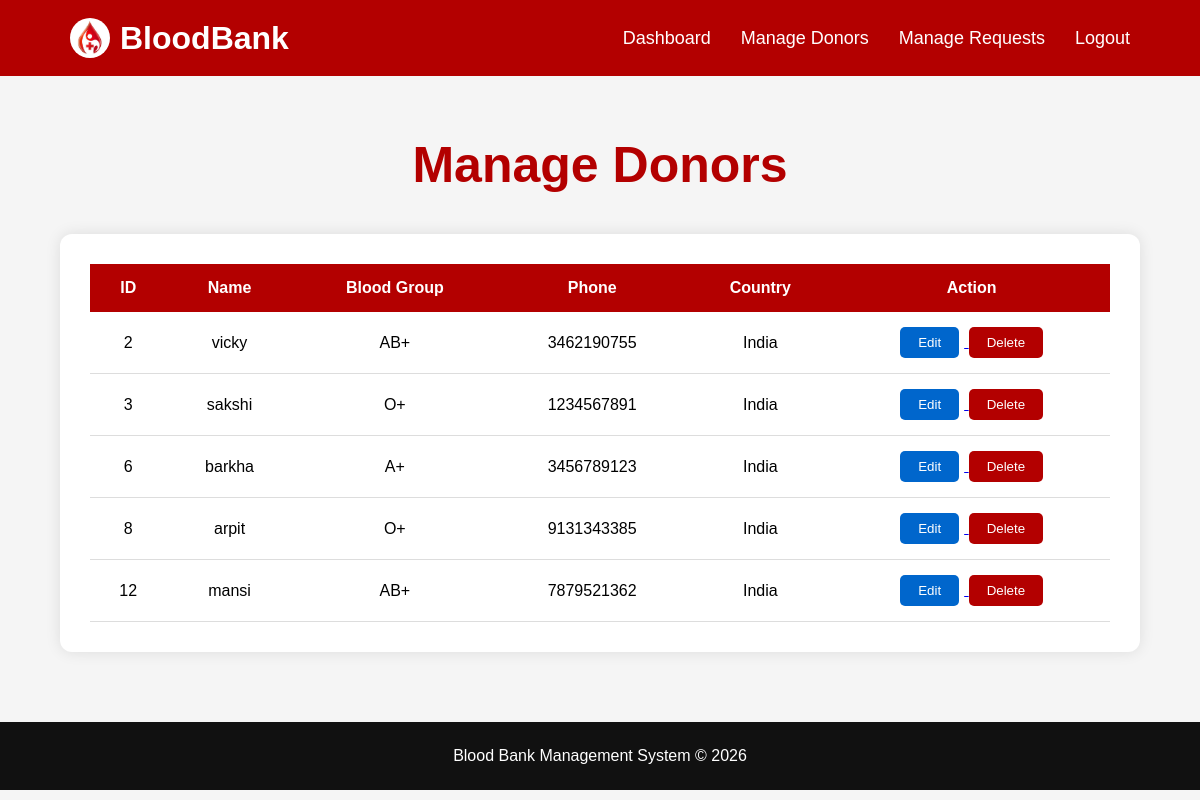
Screenshot of /manage-donors/ with the database file from the repository.
### main/models.py (models this page shows, shortened)
class Register(models.Model):
    ROLE_CHOICES = (
        ('Donor','Donor'),
        ('Patient','Patient'),
    )
    BLOOD_GROUPS = (
        ('A+','A+'),
        ('A-','A-'),
        ('B+','B+'),
        ('B-','B-'),
        ('AB+','AB+'),
        ('AB-','AB-'),
        ('O+','O+'),
        ('O-','O-'),
    )
    name=models.CharField(max_length=100)
    email=models.EmailField(unique=True)
    phone=models.CharField(max_length=15)
    age=models.IntegerField()
    blood_group=models.CharField(max_length=5,choices=BLOOD_GROUPS)
    role=models.CharField(max_length=20,choices=ROLE_CHOICES)
    password=models.CharField(max_length=100)

### main/views.py (the view)
# urls.py: path('manage-donors/',views.manage_donors,name='manage_donors'),
def manage_donors(request):
    search=request.GET.get('search')
    donors=Register.objects.filter(role='Donor')
    if search:
        donors=donors.filter(name__icontains=search)
    context={
        'donors':donors
    }
    return render(request,'manage_donors.html',context)

### templates/manage_donors.html (shortened to what this page needs)
{% load static %}
<!DOCTYPE html>
<html lang="en">
<head>
</head>
<body>
<nav>
    <div class="logo">
    <img src="{% static 'images/blood.jpg' %}" alt="Logo">
    <span>BloodBank</span>
    </div>
    <ul>
        <li>
            <a href="{% url 'admin_dashboard' %}">
                Dashboard
            </a>
        </li>
        <li>
            <a href="{% url 'manage_donors' %}">
                Manage Donors
            </a>
        </li>
        <li>
            <a href="{% url 'manage_requests' %}">
                Manage Requests
            </a>
        </li>
        <li>
           <a href="{% url 'logout' %}">
             Logout
           </a>
        </li>
    </ul>
</nav>
<section class="manage">
    <div class="heading">
        <h1>Manage Donors</h1>
    </div>
    <div class="table-box">
        <table>
            <tr>
                <th>ID</th>
                <th>Name</th>
                <th>Blood Group</th>
                <th>Phone</th>
                <th>Country</th>
                <th>Action</th>
            </tr>
            {% if donors %}
                {% for donor in donors %}
                <tr>
                    <td>{{ donor.id }}</td>
                    <td>{{ donor.name }}</td>
                    <td>{{ donor.blood_group }}</td>
                    <td>{{ donor.phone }}</td>
                    <td>India</td>
                    <td>
                        <a href="{% url 'edit_donor' donor.id %}">
                            <button type="button"
                                    class="edit-btn">
                                Edit
                            </button>
                        </a>
                        <a href="{% url 'delete_donor' donor.id %}">
                            <button type="button"
                                    class="delete-btn">
                                Delete
                            </button>
                        </a>
                    </td>
                </tr>
                {% endfor %}
            {% else %}
                <tr>
                    <td colspan="6">
                        No Donors Available
                    </td>
                </tr>
            {% endif %}
        </table>
    </div>
</section>
<footer>
    <p>
        Blood Bank Management System © 2026
    </p>
</footer>
</body>
</html>

### templates/manage_donors.html (style rules this page uses)
* { margin:0; padding:0; box-sizing:border-box; font-family:Arial; }
body { background:#f5f5f5; overflow-x:hidden; }
nav { width:100%; background:#b30000; padding:18px 70px; display:flex; justify-content:space-between; align-items:center; }
.logo { display:flex; align-items:center; gap:10px; color:white; font-size:32px; font-weight:bold; }
.logo img { width:40px; height:40px; border-radius:50%; background:white; padding:2px; object-fit:cover; }
nav ul { display:flex; list-style:none; gap:30px; }
nav ul li a { color:white; text-decoration:none; font-size:18px; transition:.3s; }
.manage { width:90%; margin:60px auto; }
.heading { text-align:center; margin-bottom:40px; }
.heading h1 { color:#b30000; font-size:50px; }
.table-box { background:white; padding:30px; border-radius:12px; box-shadow:0 0 15px rgba(0,0,0,.1); overflow-x:auto; }
table { width:100%; border-collapse:collapse; min-width:700px; }
table th { background:#b30000; color:white; padding:15px; text-align:center; }
table td { padding:15px; text-align:center; border-bottom:1px solid #ddd; }
.edit-btn { padding:8px 18px; border:none; background:#0066cc; color:white; border-radius:5px; cursor:pointer; margin-right:5px; transition:.3s; }
.delete-btn { padding:8px 18px; border:none; background:#b30000; color:white; border-radius:5px; cursor:pointer; transition:.3s; }
footer { background:#111; color:white; text-align:center; padding:25px; margin-top:70px; }

### rows the page displays
Register: id "2", name "vicky", blood_group "AB+", phone "3462190755"
Register: id "3", name "sakshi", blood_group "O+", phone "1234567891"
Register: id "6", name "barkha", blood_group "A+", phone "3456789123"
Register: id "8", name "arpit", blood_group "O+", phone "9131343385"
Register: id "12", name "mansi", blood_group "AB+", phone "7879521362"
